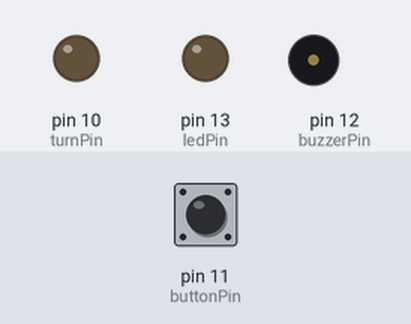
A sketch run on a simulated Arduino Uno, built with avr-gcc and run on an emulated ATmega328P. Parts: output pins drawn as LEDs (lit = HIGH), buzzer (waves = sounding). Inputs (shaded band) come from the test bench; at power-on: pin 11 (buttonPin) LOW. Random numbers use the default seed unless the sketch sets one.

Above: at 1.2 s.
1.3 s: pin 11 (buttonPin) pulled HIGH for 0.15 s
At 1.38 s:
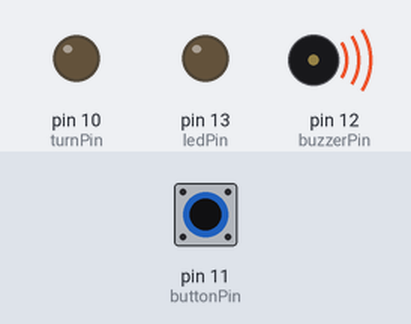
At 4.65 s:
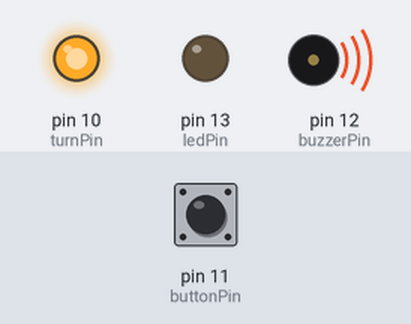
Timing chart, 0 to 13.3 s (numbered marks = the images above; inputs shaded):
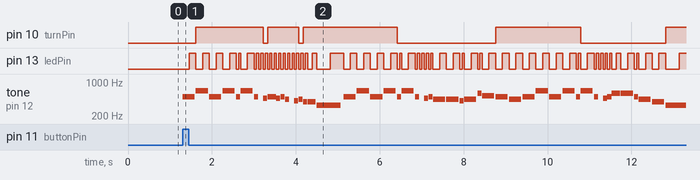

Measured:
- after the input at 1.3 s, pin 10 (turnPin): LOW → HIGH after 0.32 s, → LOW 1.6 s later, → HIGH 0.11 s later, → LOW 0.74 s later, … (9 changes in this stretch); pin 13 (ledPin): LOW → HIGH after 0.16 s, → LOW 0.16 s later, → HIGH 0.16 s later, → LOW 0.16 s later, … (107 changes in this stretch)

The sketch:

Hot_Potato.ino
```cpp
#define NOTE_B0  31
#define NOTE_C1  33
#define NOTE_CS1 35
#define NOTE_D1  37
#define NOTE_DS1 39
#define NOTE_E1  41
#define NOTE_F1  44
#define NOTE_FS1 46
#define NOTE_G1  49
#define NOTE_GS1 52
#define NOTE_A1  55
#define NOTE_AS1 58
#define NOTE_B1  62
#define NOTE_C2  65
#define NOTE_CS2 69
#define NOTE_D2  73
#define NOTE_DS2 78
#define NOTE_E2  82
#define NOTE_F2  87
#define NOTE_FS2 93
#define NOTE_G2  98
#define NOTE_GS2 104
#define NOTE_A2  110
#define NOTE_AS2 117
#define NOTE_B2  123
#define NOTE_C3  131
#define NOTE_CS3 139
#define NOTE_D3  147
#define NOTE_DS3 156
#define NOTE_E3  165
#define NOTE_F3  175
#define NOTE_FS3 185
#define NOTE_G3  196
#define NOTE_GS3 208
#define NOTE_A3  220
#define NOTE_AS3 233
#define NOTE_B3  247
#define NOTE_C4  262
#define NOTE_CS4 277
#define NOTE_D4  294
#define NOTE_DS4 311
#define NOTE_E4  330
#define NOTE_F4  349
#define NOTE_FS4 370
#define NOTE_G4  392
#define NOTE_GS4 415
#define NOTE_A4  440
#define NOTE_AS4 466
#define NOTE_B4  494
#define NOTE_C5  523
#define NOTE_CS5 554
#define NOTE_D5  587
#define NOTE_DS5 622
#define NOTE_E5  659
#define NOTE_F5  698
#define NOTE_FS5 740
#define NOTE_G5  784
#define NOTE_GS5 831
#define NOTE_A5  880
#define NOTE_AS5 932
#define NOTE_B5  988
#define NOTE_C6  1047
#define NOTE_CS6 1109
#define NOTE_D6  1175
#define NOTE_DS6 1245
#define NOTE_E6  1319
#define NOTE_F6  1397
#define NOTE_FS6 1480
#define NOTE_G6  1568
#define NOTE_GS6 1661
#define NOTE_A6  1760
#define NOTE_AS6 1865
#define NOTE_B6  1976
#define NOTE_C7  2093
#define NOTE_CS7 2217
#define NOTE_D7  2349
#define NOTE_DS7 2489
#define NOTE_E7  2637
#define NOTE_F7  2794
#define NOTE_FS7 2960
#define NOTE_G7  3136
#define NOTE_GS7 3322
#define NOTE_A7  3520
#define NOTE_AS7 3729
#define NOTE_B7  3951
#define NOTE_C8  4186
#define NOTE_CS8 4435
#define NOTE_D8  4699
#define NOTE_DS8 4978
#define REST 0

int melody[] = {  NOTE_B4,-4, NOTE_E5,-4, NOTE_B4,-4, NOTE_E5,-4,
  NOTE_B4,8,  NOTE_E5,-4, NOTE_B4,8, REST,8,  NOTE_AS4,8, NOTE_B4,8,
  NOTE_B4,8,  NOTE_AS4,8, NOTE_B4,8, NOTE_A4,8, REST,8, NOTE_GS4,8, NOTE_A4,8, NOTE_G4,8,
  NOTE_G4,4,  NOTE_E4,-2,
  NOTE_B4,-4, NOTE_E5,-4, NOTE_B4,-4, NOTE_E5,-4,
  NOTE_B4,8,  NOTE_E5,-4, NOTE_B4,8, REST,8,  NOTE_AS4,8, NOTE_B4,8,

  NOTE_A4,-4, NOTE_A4,-4, NOTE_GS4,8, NOTE_A4,-4,
  NOTE_D5,8,  NOTE_C5,-4, NOTE_B4,-4, NOTE_A4,-4,
  NOTE_B4,-4, NOTE_E5,-4, NOTE_B4,-4, NOTE_E5,-4,
  NOTE_B4,8,  NOTE_E5,-4, NOTE_B4,8, REST,8,  NOTE_AS4,8, NOTE_B4,8,
  NOTE_D5,4, NOTE_D5,-4, NOTE_B4,8, NOTE_A4,-4,
  NOTE_G4,-4, NOTE_E4,-2,
  NOTE_E4, 2, NOTE_G4,2,
  NOTE_B4, 2, NOTE_D5,2,

  NOTE_F5, -4, NOTE_E5,-4, NOTE_AS4,8, NOTE_AS4,8, NOTE_B4,4, NOTE_G4,4
};
/*
Copyright 2021 Kagenashi
Melody: https://github.com/robsoncouto/arduino-songs/tree/master/cantinaband
*/
const int turnPin = 10;
const int ledPin = 13;
const int buttonPin = 11;
const int buzzerPin = 12;

int buttonPress = 0;
int duration = 0;
int notes = sizeof(melody) / sizeof(melody[0]) / 2;

// this calculates the duration of a whole note in ms
int tempo = 140;
int wholenote = (60000 * 2) / tempo;
int divider = 0, noteDuration = 0;
int noteTime =0;

int turnChance =0;
int stayOn = 1;

void setup() {
  // put your setup code here, to run once:
    pinMode(turnPin,OUTPUT);
    pinMode(ledPin, OUTPUT);
    pinMode(buttonPin, INPUT);


}


void loop() {
  // put your main code here, to run repeatedly:
  buttonPress = digitalRead (buttonPin);
  if (buttonPress == HIGH){
    duration = random(10,60); //set game length (s)
     }
      if (duration*1000 >= noteTime && duration > 0){ // mid game


        for (int thisNote = 0; thisNote < notes * 2; thisNote = thisNote + 2) {
    // calculates the duration of each note
    divider = melody[thisNote + 1];
    if (divider > 0) {
      // regular note, just proceed
      noteDuration = (wholenote) / divider;
    } else if (divider < 0) {
      // dotted notes are represented with negative durations!!
      noteDuration = (wholenote) / abs(divider);
      noteDuration *= 1.5; // increases the duration in half for dotted notes
    }

    // we only play the note for 90% of the duration, leaving 10% as a pause
    tone(buzzerPin, melody[thisNote], noteDuration*0.9);
        delay(noteDuration/2);
                  digitalWrite(ledPin, HIGH); //turn on
        delay(noteDuration/2);
                  digitalWrite(ledPin, LOW); //turn off

    noTone(buzzerPin);
    turnChance = random (1,16);
    if (turnChance == 5 || (stayOn > 1 && stayOn < 8)){
                        digitalWrite(turnPin, HIGH); //turn on
                        stayOn = stayOn+1;
    }else{
                        digitalWrite(turnPin, LOW); //turn off
                        stayOn =1;

    }
    noteTime =noteTime+noteDuration;

    if (duration*1000 <= noteTime && noteTime > 0){
          digitalWrite(ledPin, HIGH); //turn on
          tone(buzzerPin,110);
          delay (3000);
          noteTime = 0;
          duration =0;
          break;
          }
  }
      }else{ // end game
          digitalWrite(ledPin, LOW); //turn off
          digitalWrite(turnPin, LOW); //turn off
          noTone(buzzerPin);
  }
}
```
